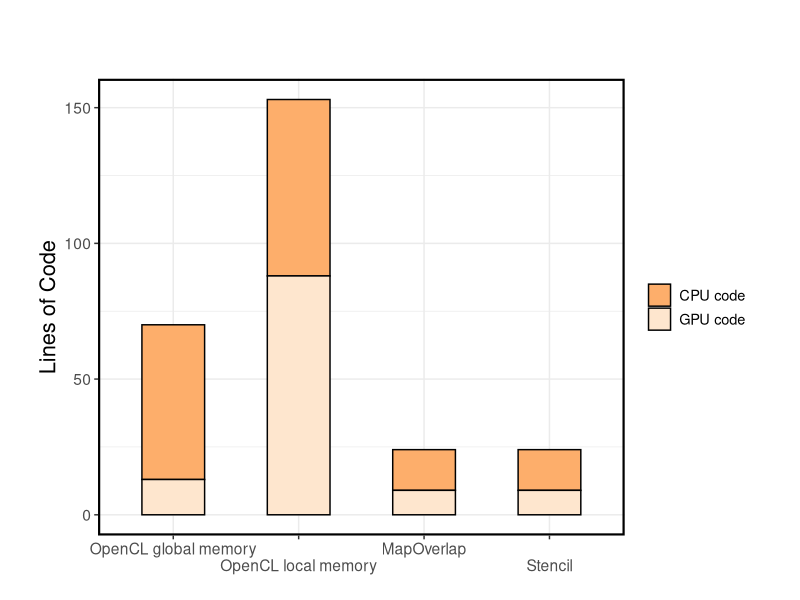
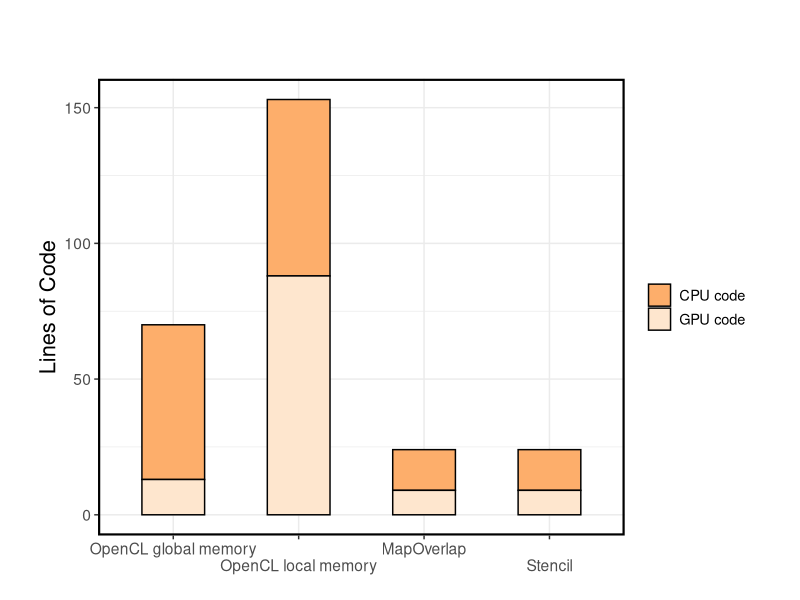

The R script that drew these images, in order:
library(ggplot2)

# replace | with newline
strwr <- function(str) gsub("\\|", "\n", str)

my_levels <- c("OpenCL global memory", "|OpenCL local memory", "MapOverlap", "|Stencil")

data <- read.csv("loc.csv", sep=";", comment.char="#", header=TRUE, row.names=NULL)
data$Version <- factor(data$Version, levels = my_levels)

theme <- theme_bw() +
  theme(text = element_text(size = 14),
        axis.title = element_text(size = rel(1.125), vjust = 1),
        axis.text.x = element_text(size = rel(1)),
        legend.text = element_text(size = rel(0.75)),
        panel.border = element_rect(linetype = "solid", colour = "black", size = 1.5),
        plot.margin = unit(c(2,1.2,0,1), 'cm'),
        legend.position="right",
        legend.title = element_blank(),
        strip.background = element_rect(colour = "black", fill = "white", size = 1.5))

labs <- labs(x = "", y = "Lines of Code")

# create plot
plot <- ggplot(na.omit(data), aes(x=Version, y=value, fill=Kind)) +
  geom_bar(color="black", width=.5, stat = "identity") +
  scale_fill_manual(values=c("#fdae6b", "#fee6ce")) +
  scale_x_discrete(labels= strwr(levels(data$Version))) + theme + labs

# save plot to file
ggsave(file = "gauss_loc.pdf", width = 8, height = 4)

plot
